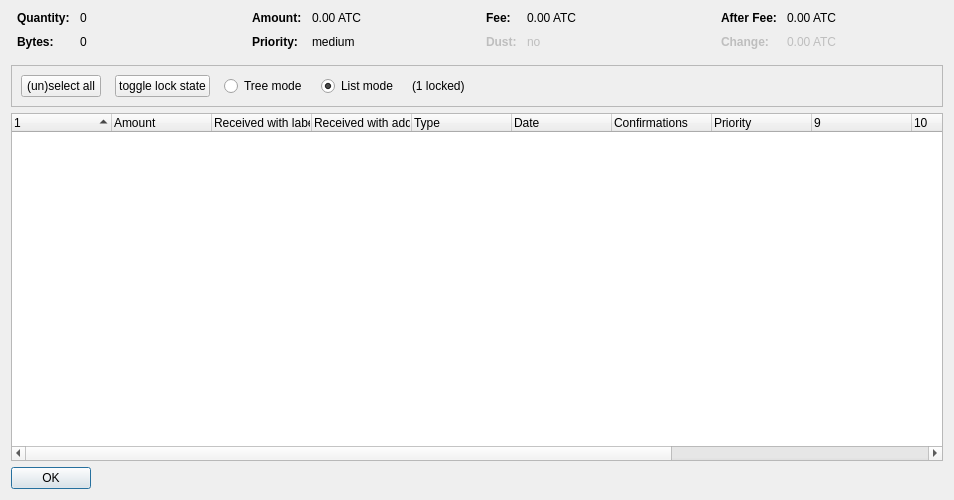
<?xml version="1.0" encoding="UTF-8"?>
<ui version="4.0">
 <class>CoinControlDialog</class>
 <widget class="QDialog" name="CoinControlDialog">
  <property name="geometry">
   <rect>
    <x>0</x>
    <y>0</y>
    <width>954</width>
    <height>500</height>
   </rect>
  </property>
  <property name="windowTitle">
   <string>Coin Selection</string>
  </property>
  <layout class="QVBoxLayout" name="verticalLayout">
   <item>
    <layout class="QHBoxLayout" name="horizontalLayoutTop" stretch="0,0,0,0">
     <property name="topMargin">
      <number>0</number>
     </property>
     <property name="bottomMargin">
      <number>10</number>
     </property>
     <item>
      <layout class="QFormLayout" name="formLayoutCoinControl1">
       <property name="horizontalSpacing">
        <number>10</number>
       </property>
       <property name="verticalSpacing">
        <number>10</number>
       </property>
       <property name="leftMargin">
        <number>6</number>
       </property>
       <property name="rightMargin">
        <number>6</number>
       </property>
       <item row="0" column="0">
        <widget class="QLabel" name="labelCoinControlQuantityText">
         <property name="font">
          <font>
           <weight>75</weight>
           <bold>true</bold>
          </font>
         </property>
         <property name="text">
          <string>Quantity:</string>
         </property>
        </widget>
       </item>
       <item row="0" column="1">
        <widget class="QLabel" name="labelCoinControlQuantity">
         <property name="cursor">
          <cursorShape>IBeamCursor</cursorShape>
         </property>
         <property name="contextMenuPolicy">
          <enum>Qt::ActionsContextMenu</enum>
         </property>
         <property name="text">
          <string notr="true">0</string>
         </property>
         <property name="textInteractionFlags">
          <set>Qt::LinksAccessibleByMouse|Qt::TextSelectableByKeyboard|Qt::TextSelectableByMouse</set>
         </property>
        </widget>
       </item>
       <item row="1" column="0">
        <widget class="QLabel" name="labelCoinControlBytesText">
         <property name="font">
          <font>
           <weight>75</weight>
           <bold>true</bold>
          </font>
         </property>
         <property name="text">
          <string>Bytes:</string>
         </property>
        </widget>
       </item>
       <item row="1" column="1">
        <widget class="QLabel" name="labelCoinControlBytes">
         <property name="cursor">
          <cursorShape>IBeamCursor</cursorShape>
         </property>
         <property name="contextMenuPolicy">
          <enum>Qt::ActionsContextMenu</enum>
         </property>
         <property name="text">
          <string notr="true">0</string>
         </property>
         <property name="textInteractionFlags">
          <set>Qt::LinksAccessibleByMouse|Qt::TextSelectableByKeyboard|Qt::TextSelectableByMouse</set>
         </property>
        </widget>
       </item>
      </layout>
     </item>
     <item>
      <layout class="QFormLayout" name="formLayoutCoinControl2">
       <property name="horizontalSpacing">
        <number>10</number>
       </property>
       <property name="verticalSpacing">
        <number>10</number>
       </property>
       <property name="leftMargin">
        <number>6</number>
       </property>
       <property name="rightMargin">
        <number>6</number>
       </property>
       <item row="0" column="0">
        <widget class="QLabel" name="labelCoinControlAmountText">
         <property name="font">
          <font>
           <weight>75</weight>
           <bold>true</bold>
          </font>
         </property>
         <property name="text">
          <string>Amount:</string>
         </property>
        </widget>
       </item>
       <item row="0" column="1">
        <widget class="QLabel" name="labelCoinControlAmount">
         <property name="cursor">
          <cursorShape>IBeamCursor</cursorShape>
         </property>
         <property name="contextMenuPolicy">
          <enum>Qt::ActionsContextMenu</enum>
         </property>
         <property name="text">
          <string notr="true">0.00 ATC</string>
         </property>
         <property name="textInteractionFlags">
          <set>Qt::LinksAccessibleByMouse|Qt::TextSelectableByKeyboard|Qt::TextSelectableByMouse</set>
         </property>
        </widget>
       </item>
       <item row="1" column="0">
        <widget class="QLabel" name="labelCoinControlPriorityText">
         <property name="font">
          <font>
           <weight>75</weight>
           <bold>true</bold>
          </font>
         </property>
         <property name="text">
          <string>Priority:</string>
         </property>
        </widget>
       </item>
       <item row="1" column="1">
        <widget class="QLabel" name="labelCoinControlPriority">
         <property name="cursor">
          <cursorShape>IBeamCursor</cursorShape>
         </property>
         <property name="contextMenuPolicy">
          <enum>Qt::ActionsContextMenu</enum>
         </property>
         <property name="text">
          <string>medium</string>
         </property>
         <property name="textInteractionFlags">
          <set>Qt::LinksAccessibleByMouse|Qt::TextSelectableByKeyboard|Qt::TextSelectableByMouse</set>
         </property>
        </widget>
       </item>
      </layout>
     </item>
     <item>
      <layout class="QFormLayout" name="formLayoutCoinControl3">
       <property name="horizontalSpacing">
        <number>10</number>
       </property>
       <property name="verticalSpacing">
        <number>10</number>
       </property>
       <property name="leftMargin">
        <number>6</number>
       </property>
       <property name="rightMargin">
        <number>6</number>
       </property>
       <item row="0" column="0">
        <widget class="QLabel" name="labelCoinControlFeeText">
         <property name="font">
          <font>
           <weight>75</weight>
           <bold>true</bold>
          </font>
         </property>
         <property name="text">
          <string>Fee:</string>
         </property>
        </widget>
       </item>
       <item row="0" column="1">
        <widget class="QLabel" name="labelCoinControlFee">
         <property name="cursor">
          <cursorShape>IBeamCursor</cursorShape>
         </property>
         <property name="contextMenuPolicy">
          <enum>Qt::ActionsContextMenu</enum>
         </property>
         <property name="text">
          <string notr="true">0.00 ATC</string>
         </property>
         <property name="textInteractionFlags">
          <set>Qt::LinksAccessibleByMouse|Qt::TextSelectableByKeyboard|Qt::TextSelectableByMouse</set>
         </property>
        </widget>
       </item>
       <item row="1" column="0">
        <widget class="QLabel" name="labelCoinControlLowOutputText">
         <property name="enabled">
          <bool>false</bool>
         </property>
         <property name="font">
          <font>
           <weight>75</weight>
           <bold>true</bold>
          </font>
         </property>
         <property name="text">
          <string>Dust:</string>
         </property>
        </widget>
       </item>
       <item row="1" column="1">
        <widget class="QLabel" name="labelCoinControlLowOutput">
         <property name="enabled">
          <bool>false</bool>
         </property>
         <property name="cursor">
          <cursorShape>IBeamCursor</cursorShape>
         </property>
         <property name="contextMenuPolicy">
          <enum>Qt::ActionsContextMenu</enum>
         </property>
         <property name="text">
          <string>no</string>
         </property>
         <property name="textInteractionFlags">
          <set>Qt::LinksAccessibleByMouse|Qt::TextSelectableByKeyboard|Qt::TextSelectableByMouse</set>
         </property>
        </widget>
       </item>
      </layout>
     </item>
     <item>
      <layout class="QFormLayout" name="formLayoutCoinControl4">
       <property name="horizontalSpacing">
        <number>10</number>
       </property>
       <property name="verticalSpacing">
        <number>10</number>
       </property>
       <property name="leftMargin">
        <number>6</number>
       </property>
       <property name="rightMargin">
        <number>6</number>
       </property>
       <item row="0" column="0">
        <widget class="QLabel" name="labelCoinControlAfterFeeText">
         <property name="font">
          <font>
           <weight>75</weight>
           <bold>true</bold>
          </font>
         </property>
         <property name="text">
          <string>After Fee:</string>
         </property>
        </widget>
       </item>
       <item row="0" column="1">
        <widget class="QLabel" name="labelCoinControlAfterFee">
         <property name="cursor">
          <cursorShape>IBeamCursor</cursorShape>
         </property>
         <property name="contextMenuPolicy">
          <enum>Qt::ActionsContextMenu</enum>
         </property>
         <property name="text">
          <string notr="true">0.00 ATC</string>
         </property>
         <property name="textInteractionFlags">
          <set>Qt::LinksAccessibleByMouse|Qt::TextSelectableByKeyboard|Qt::TextSelectableByMouse</set>
         </property>
        </widget>
       </item>
       <item row="1" column="0">
        <widget class="QLabel" name="labelCoinControlChangeText">
         <property name="enabled">
          <bool>false</bool>
         </property>
         <property name="font">
          <font>
           <weight>75</weight>
           <bold>true</bold>
          </font>
         </property>
         <property name="text">
          <string>Change:</string>
         </property>
        </widget>
       </item>
       <item row="1" column="1">
        <widget class="QLabel" name="labelCoinControlChange">
         <property name="enabled">
          <bool>false</bool>
         </property>
         <property name="cursor">
          <cursorShape>IBeamCursor</cursorShape>
         </property>
         <property name="contextMenuPolicy">
          <enum>Qt::ActionsContextMenu</enum>
         </property>
         <property name="text">
          <string notr="true">0.00 ATC</string>
         </property>
         <property name="textInteractionFlags">
          <set>Qt::LinksAccessibleByMouse|Qt::TextSelectableByKeyboard|Qt::TextSelectableByMouse</set>
         </property>
        </widget>
       </item>
      </layout>
     </item>
    </layout>
   </item>
   <item>
    <widget class="QFrame" name="frame">
     <property name="minimumSize">
      <size>
       <width>0</width>
       <height>40</height>
      </size>
     </property>
     <property name="frameShape">
      <enum>QFrame::StyledPanel</enum>
     </property>
     <property name="frameShadow">
      <enum>QFrame::Sunken</enum>
     </property>
     <layout class="QHBoxLayout" name="horizontalLayout">
      <item>
       <layout class="QHBoxLayout" name="horizontalLayoutPanel" stretch="0,0,0,0,0,0">
        <property name="spacing">
         <number>14</number>
        </property>
        <item>
         <widget class="QPushButton" name="pushButtonSelectAll">
          <property name="sizePolicy">
           <sizepolicy hsizetype="Maximum" vsizetype="Fixed">
            <horstretch>0</horstretch>
            <verstretch>0</verstretch>
           </sizepolicy>
          </property>
          <property name="text">
           <string>(un)select all</string>
          </property>
          <property name="autoDefault">
           <bool>false</bool>
          </property>
         </widget>
        </item>
        <item>
         <widget class="QPushButton" name="pushButtonToggleLock">
          <property name="sizePolicy">
           <sizepolicy hsizetype="Maximum" vsizetype="Fixed">
            <horstretch>0</horstretch>
            <verstretch>0</verstretch>
           </sizepolicy>
          </property>
          <property name="text">
           <string>toggle lock state</string>
          </property>
          <property name="autoDefault">
           <bool>false</bool>
          </property>
         </widget>
        </item>
        <item>
         <widget class="QRadioButton" name="radioTreeMode">
          <property name="sizePolicy">
           <sizepolicy hsizetype="Maximum" vsizetype="Fixed">
            <horstretch>0</horstretch>
            <verstretch>0</verstretch>
           </sizepolicy>
          </property>
          <property name="text">
           <string>Tree mode</string>
          </property>
         </widget>
        </item>
        <item>
         <widget class="QRadioButton" name="radioListMode">
          <property name="sizePolicy">
           <sizepolicy hsizetype="Maximum" vsizetype="Fixed">
            <horstretch>0</horstretch>
            <verstretch>0</verstretch>
           </sizepolicy>
          </property>
          <property name="text">
           <string>List mode</string>
          </property>
          <property name="checked">
           <bool>true</bool>
          </property>
         </widget>
        </item>
        <item>
         <widget class="QLabel" name="labelLocked">
          <property name="text">
           <string>(1 locked)</string>
          </property>
         </widget>
        </item>
        <item>
         <spacer name="horizontalSpacer">
          <property name="orientation">
           <enum>Qt::Horizontal</enum>
          </property>
          <property name="sizeHint" stdset="0">
           <size>
            <width>40</width>
            <height>20</height>
           </size>
          </property>
         </spacer>
        </item>
       </layout>
      </item>
     </layout>
    </widget>
   </item>
   <item>
    <widget class="CoinControlTreeWidget" name="treeWidget">
     <property name="contextMenuPolicy">
      <enum>Qt::CustomContextMenu</enum>
     </property>
     <property name="sortingEnabled">
      <bool>false</bool>
     </property>
     <property name="columnCount">
      <number>13</number>
     </property>
     <attribute name="headerShowSortIndicator" stdset="0">
      <bool>true</bool>
     </attribute>
     <attribute name="headerStretchLastSection">
      <bool>false</bool>
     </attribute>
     <column>
      <property name="text">
       <string/>
      </property>
     </column>
     <column>
      <property name="text">
       <string>Amount</string>
      </property>
     </column>
     <column>
      <property name="text">
       <string>Received with label</string>
      </property>
     </column>
     <column>
      <property name="text">
       <string>Received with address</string>
      </property>
     </column>
     <column>
      <property name="text">
	<string>Type</string>
      </property>
     </column>
     <column>
      <property name="text">	 
       <string>Date</string>
      </property>
     </column>
     <column>
      <property name="text">
       <string>Confirmations</string>
      </property>
      <property name="toolTip">
       <string>Confirmed</string>
      </property>
     </column>
     <column>
      <property name="text">
       <string>Priority</string>
      </property>
     </column>
     <column>
      <property name="text">
       <string/>
      </property>
     </column>
     <column>
      <property name="text">
       <string/>
      </property>
     </column>
     <column>
      <property name="text">
       <string/>
      </property>
     </column>
     <column>
      <property name="text">
       <string/>
      </property>
     </column>
     <column>
      <property name="text">
       <string/>
      </property>
     </column>
    </widget>
   </item>
   <item>
    <widget class="QDialogButtonBox" name="buttonBox">
     <property name="sizePolicy">
      <sizepolicy hsizetype="Maximum" vsizetype="Fixed">
       <horstretch>0</horstretch>
       <verstretch>0</verstretch>
      </sizepolicy>
     </property>
     <property name="orientation">
      <enum>Qt::Horizontal</enum>
     </property>
     <property name="standardButtons">
      <set>QDialogButtonBox::Ok</set>
     </property>
    </widget>
   </item>
  </layout>
 </widget>
 <customwidgets>
  <customwidget>
   <class>CoinControlTreeWidget</class>
   <extends>QTreeWidget</extends>
   <header>coincontroltreewidget.h</header>
  </customwidget>
 </customwidgets>
 <resources/>
 <connections/>
</ui>
